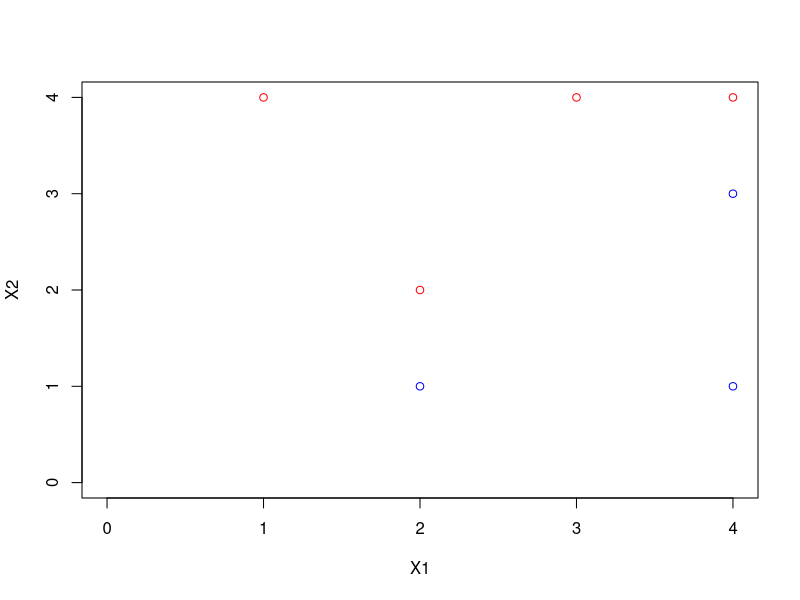
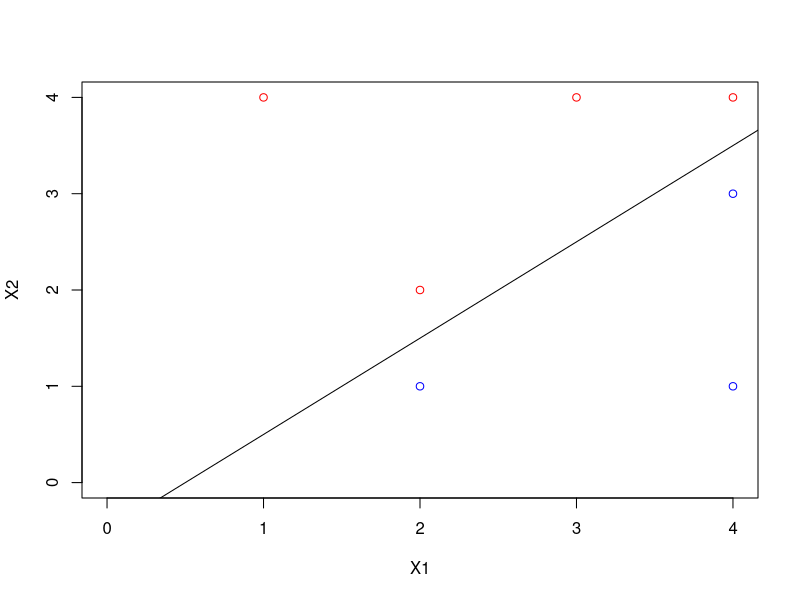
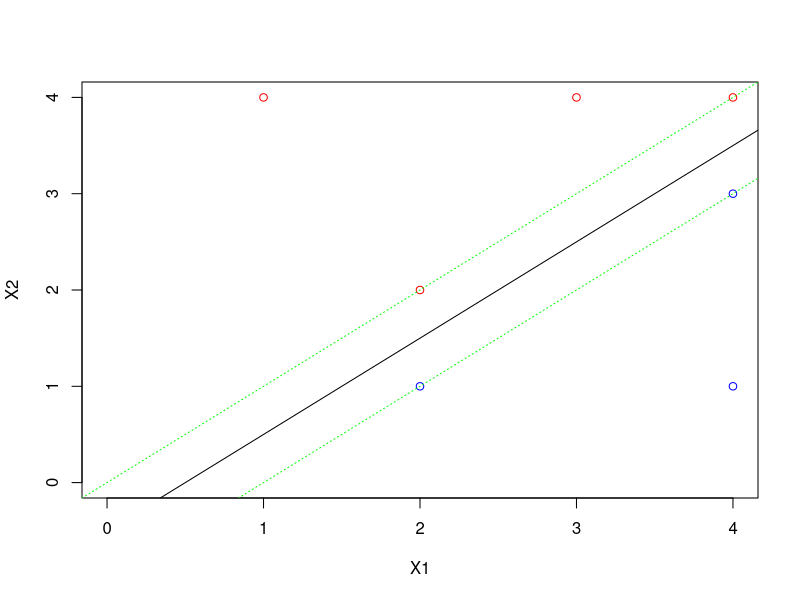
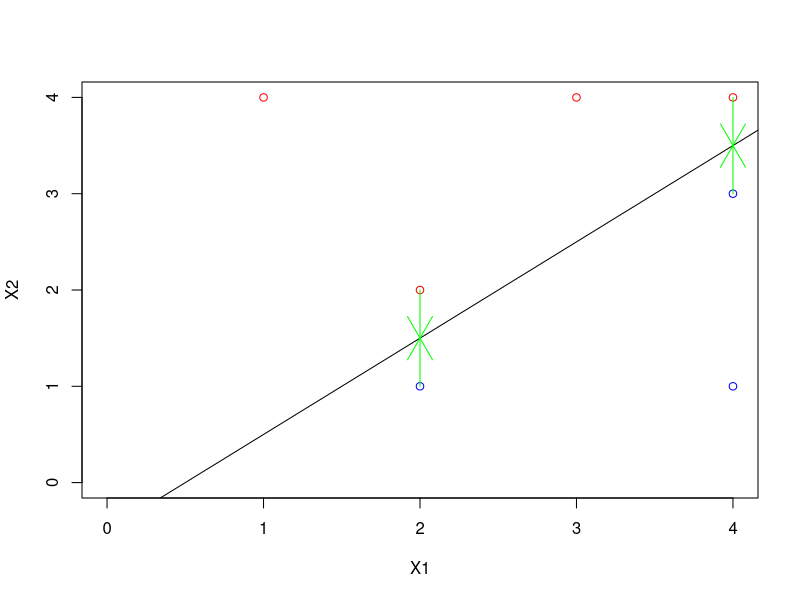
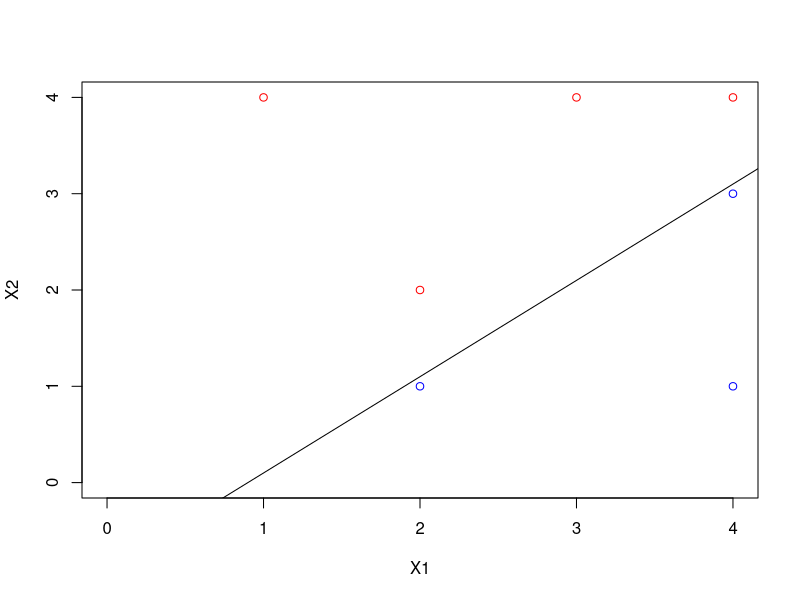
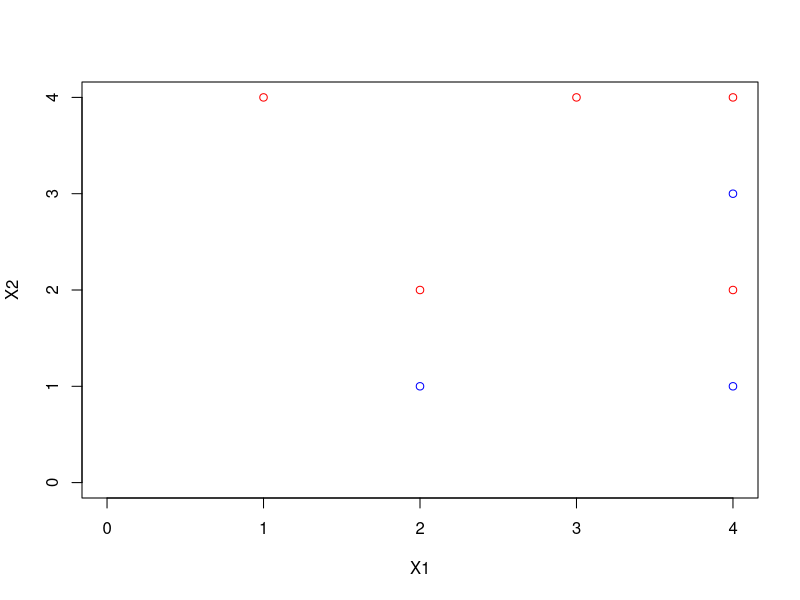

Here is the R script that generated these plots, in order:
X1 <- c(3,2,4,1,2,4,4)
X2 <- c(4,2,4,4,1,3,1)
color <- c("Red", "Red", "Red", "Red", "Blue", "Blue", "Blue")
plot(X1, X2, col = color, xlim = c(0,4), ylim = c(0,4))

#The classifiers are points (2,2),(4,4),(2,1),(4,3)
# x1,y1 = 2,1.5
# x2,y2 = 4,3.5
#point1 = y1-x1 = -0.5
#point2 = y2-y1/x2-x1 = 1

plot(X1, X2, col = color, xlim = c(0,4), ylim = c(0,4))
abline(-0.5,1)

# 0.5 - x1 + x2
# B0 = 0.5, B1 = -1, B2 = 1

plot(X1, X2, col = color, xlim = c(0,4), ylim = c(0,4))
abline(-0.5, 1)
abline(-1, 1, col = "green", lty = 3)
abline(0, 1, col = "green", lty = 3)

plot(X1, X2, col = color, xlim = c(0,4), ylim = c(0,4))
abline(-0.5, 1)
arrows(2, 1, 2, 1.5, col = "green")
arrows(2, 2, 2, 1.5, col = "green")
arrows(4, 4, 4, 3.5, col = "green")
arrows(4, 3, 4, 3.5, col = "green")

plot(X1, X2, col = color, xlim = c(0,4), ylim = c(0,4))
abline(-0.9,1)
# -0.9 - x1 + x2

plot(X1, X2, col = color, xlim = c(0,4), ylim = c(0,4))
points(c(4), c(2), col = c("red"))

